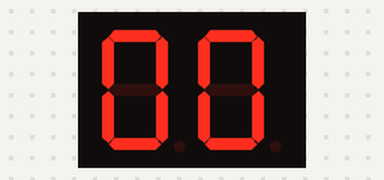
A sketch run on a simulated Arduino Uno, built with avr-gcc and run on an emulated ATmega328P. On the bench: 2-digit seven-segment display. Wiring (inferred from the names in the program): 2-digit 7-segment display, segments lit when HIGH: segments pin 2, pin 3, pin 4, pin 5, pin 6, pin 7, pin 8; digit selects pin 9, pin 10. The segment pins are drawn as the display they are named for.

Above: at 0.1 s.
At 4.96 s:
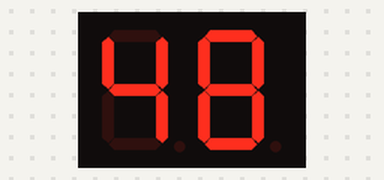
At 10.17 s:
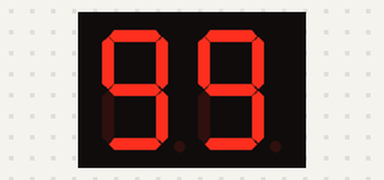
At 19.42 s:
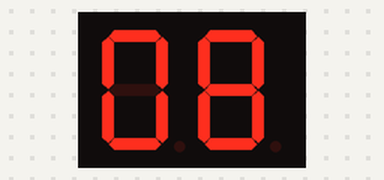
At 29.44 s:
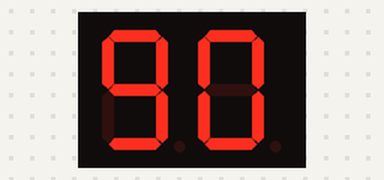
At 39.95 s:
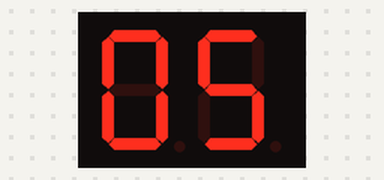

The sketch:

Contador_AscendenteDescendente.ino
```cpp
// Definir los pines para cada segmento del display de 7 segmentos
const int segmentos[7] = {2, 3, 4, 5, 6, 7, 8};

// Definir los pines para cada dígito del display de 7 segmentos
const int digitos[2] = {9, 10};

// Definir los patrones para cada dígito del display de 7 segmentos (0-9)
const byte patrones[10] = {
  B00111111, // 0
  B00000110, // 1
  B01011011, // 2
  B01001111, // 3
  B01100110, // 4
  B01101101, // 5
  B01111101, // 6
  B00000111, // 7
  B01111111, // 8
  B01101111  // 9
};

void setup() {
  // Configurar los pines de los segmentos como salidas
  for (int i = 0; i < 7; i++) {
    pinMode(segmentos[i], OUTPUT);
  }

  // Configurar los pines de los dígitos como salidas
  for (int i = 0; i < 2; i++) {
    pinMode(digitos[i], OUTPUT);
  }
}

void loop() {
  // Contador ascendente
  for (int num = 0; num < 100; num++) {
    int decenas = num / 10;
    int unidades = num % 10;
    mostrarNumero(decenas, unidades);
  }

  // Contador descendente
  for (int num = 99; num >= 0; num--) {
    int decenas = num / 10;
    int unidades = num % 10;
    mostrarNumero(decenas, unidades);
  }
}

void mostrarNumero(int decenas, int unidades) {
  for (int num = 0; num < 10; num++){
    // Mostrar las decenas
    digitalWrite(digitos[0], LOW); // Encender el primer dígito
    digitalWrite(digitos[1], HIGH); // Apagar el segundo dígito
    mostrarDigito(decenas); // Mostrar las decenas
    delay(5);

    // Mostrar las unidades
    digitalWrite(digitos[0], HIGH); // Apagar el primer dígito
    digitalWrite(digitos[1], LOW); // Encender el segundo dígito
    mostrarDigito(unidades); // Mostrar las unidades
    delay(5);
  }
}

void mostrarDigito(int numero) {
  for (int i = 0; i < 7; i++) {
    if (bitRead(patrones[numero], i)) {
      digitalWrite(segmentos[i], HIGH); // Encender el segmento
    } else {
      digitalWrite(segmentos[i], LOW); // Apagar el segmento
    }
  }
}
```
